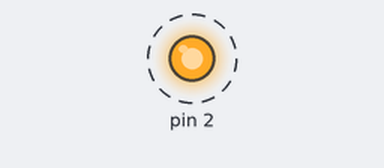
A sketch run on a simulated Arduino Uno, built with avr-gcc and run on an emulated ATmega328P. Shown: output pins drawn as LEDs (lit = HIGH). Dashed ring = blinking. What the sketch prints to the serial monitor is not drawn.

Above: at 0.2 s.
Timing chart, 0 to 3.0 s (numbered marks = the images above):
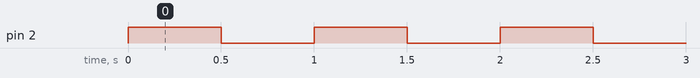

Measured:
- by itself, pin 2: alternates HIGH for 0.50 s and LOW for 0.50 s

The sketch:

enviar_datos_formulario.ino
```cpp
int contador = 0;
void setup() {
  Serial.begin(115200);
  pinMode(2, OUTPUT);
}

void loop() {
  Serial.println("Hola-" + String(contador++));
  digitalWrite(2, !digitalRead(2));
  delay(500);
}
```
